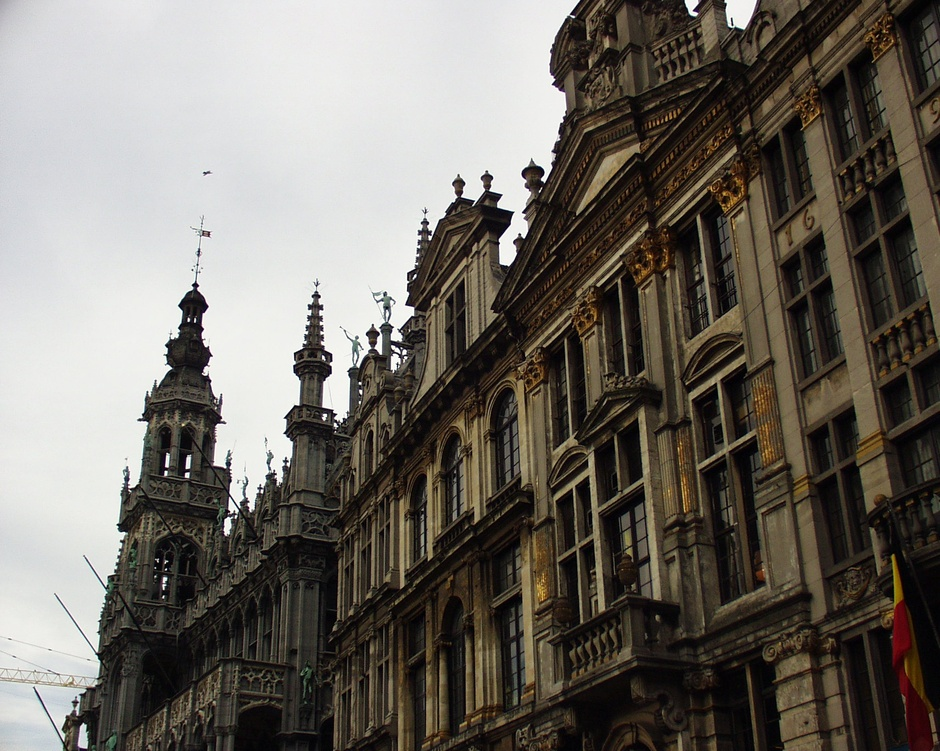
#> input picture inputs/Brussels/0.jpg, 940 x 751 px, shrunk from 1712 x 1368 before the run; the run also reads 1 picture not shown here
$ python main.py --input_dir inputs/Brussels
#> lines starting #> are read from the running program, lines starting #| are printed output that depends on the picture
import argparse
import logging
import cv2
import numpy as np
import os
import sys
import warnings


class Stitcher():
    def __init__(self, args):
        """
        image_dir: 'directory' containing all images
        key_image_path: 'dir/name.jpg' of the base image
        output_dir: 'directory' where to save output images
        """
        self.input_dir = args.input_dir

        if args.sequence is None:
            logging.info("No sequence given. Auto computing will be used")
            try:
                self.image_files = os.listdir(self.input_dir)
            except:
                logging.error(f"Unable to open directory: {self.input_dir}")
                sys.exit(-1)
            self.auto_sequence = True
        else:
            logging.info(f"We got a sequence {args.sequence}")
            self.image_files = args.sequence.split(',')
            self.image_files = [image_file+'.jpg' for image_file in self.image_files]
            self.auto_sequence = False
        self.image_paths = list(map(lambda x: os.path.join(self.input_dir, x), self.image_files))

        if not args.sequence is None:
            logging.info(f"Key image is the first element of sequence {self.image_files[0]}")
            self.key_image_path = self.image_paths[0]
        elif args.key_image:
            logging.info(f"Key image given by the user {args.key_image+'.jpg'}")
            self.key_image_path = os.path.join(self.input_dir,args.key_image+'.jpg')
        else:
            logging.info(f"No key image was given. Auto computing")
            self.key_image_file = str(self.find_anchor_img(self.image_paths)) + '.jpg'
#> in find_anchor_img, `count = len(imgs)`: count = 2
#> the loop in find_anchor_img, `for i in imgs:` made 2 passes
#> after the loop in find_anchor_img, `for i in imgs:`: dscs_list = 2 items
#> after the loop in find_anchor_img, `for i in range(count):`: score = [152858.5, 138992.6]
#> self.key_image_file = '1.jpg'
            self.key_image_path = os.path.join(self.input_dir, self.key_image_file)

        self.image_paths = list(filter(lambda x: x != self.key_image_path, self.image_paths))
#> self.image_paths = ['inputs/Brussels/0.jpg']
        base_img_rgb = cv2.imread(self.key_image_path)

        if base_img_rgb is None:
            raise IOError(f"{self.key_image_path} doesn't exist")
        logging.info("Starting stitching...")
        self.final_img = self.stitch_images(base_img_rgb)
#> in stitch_images, `base_img = cv2.cvtColor(base_img_rgb, cv2.COLOR_RGB2GRAY)`:
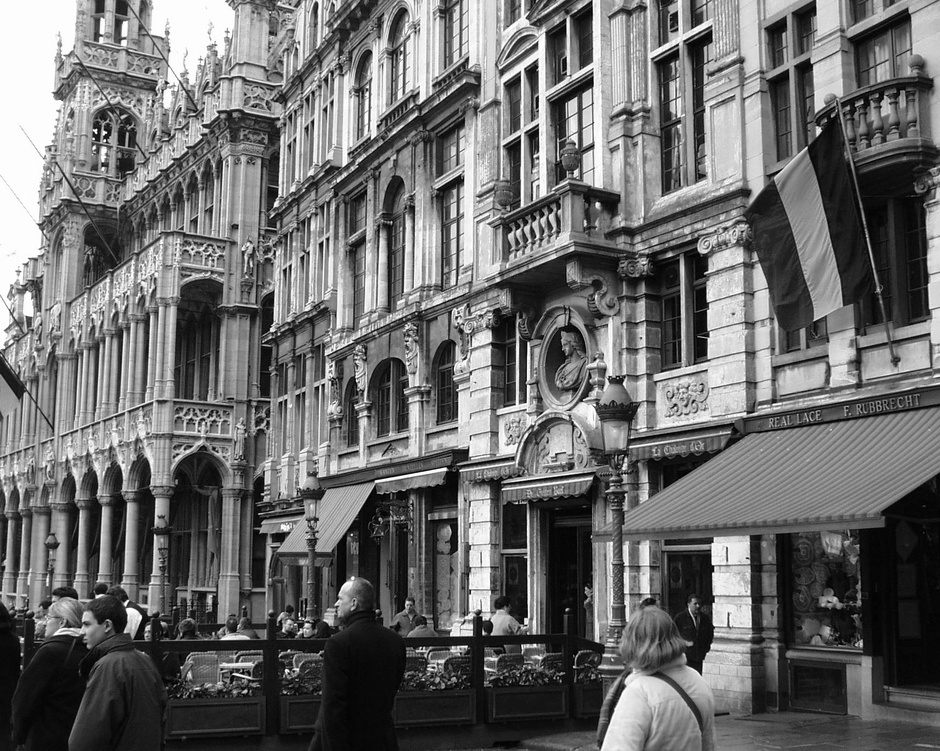
#> base_img: shape (751, 940); min 0, max 255, mean 107.9
#> in stitch_images, `base_features, base_descs = detector.detectAndCompute(base_img, None)`: base_features = 8171 keypoints; strongest (x, y, size): (287, 671, 2.7), (104, 133, 3.2), (125, 604, 2.7), (445, 469, 2.7)

    def find_anchor_img(self, dir_list):
        imgs = []
        for i in dir_list:
            imgs.append(cv2.imread(i))
        count = len(imgs)
        score = list(range(count))
        dscs_list = []

        for i in imgs:
            detector = cv2.xfeatures2d.SIFT_create()
            kps, dscs = detector.detectAndCompute(i, None)
            dscs_list.append(dscs)

        flann_params = dict(algorithm=1,
                            trees=5)
        matcher = cv2.FlannBasedMatcher(flann_params, {})
        logging.info('Looking for anchor images... ')
        for i in range(count):
            for j in range(count):
                if i == j:
                    continue
                matches = matcher.knnMatch(dscs_list[j], trainDescriptors=dscs_list[i], k=2)
                matches = self.filter_matches(matches)
                score[i] += self.image_ditance(matches)
        logging.info("Found Anchor image: " + str(score.index(min(score))))
        return score.index(min(score))

    def filter_matches(self, matches, k=2, ratio=0.75):
        filtered_matches = []
        for m in matches:
            if len(m) == k and m[0].distance < m[1].distance * ratio:
                filtered_matches.append(m[0])
        return filtered_matches

    def image_ditance(self, matches):
        distances = [match.distance for match in matches]
        return sum(distances)

    def compute_image_features(self, detector, matcher, base_descs, base_features, next_img):
        logging.debug("Finding points...")

        # Find points in the next frame
        next_features, next_descs = detector.detectAndCompute(next_img, None)

        matches = matcher.knnMatch(next_descs, trainDescriptors=base_descs, k=2)

        logging.debug("Match Count: ", len(matches))

        matches_subset = self.filter_matches(matches)

        logging.debug("Filtered Match Count: ", len(matches_subset))

        distance = self.image_ditance(matches_subset)

        logging.debug("Distance from Key Image: ", distance)

        averagePointDistance = distance / float(len(matches_subset))

        logging.debug("Average Distance: ", averagePointDistance)

        kp1 = []
        kp2 = []

        for match in matches_subset:
            kp1.append(base_features[match.trainIdx])
            kp2.append(next_features[match.queryIdx])

        p1 = np.array([k.pt for k in kp1])
        p2 = np.array([k.pt for k in kp2])

        H, status = cv2.findHomography(p1, p2, cv2.RANSAC, 5.0)
        logging.debug(f'{np.sum(status)} / {len(status)}  inliers/matched')

        inlierRatio = float(np.sum(status)) / float(len(status))

        return H, inlierRatio, averagePointDistance, next_features, next_descs, matches_subset

    def find_next_image(self, detector, matcher, base_descs, base_features):
        closest_image = None
        # Find the best next image from the remaining images
        for next_img_path in list(self.image_paths):

            logging.debug("Reading %s..." % next_img_path)

            # Read in the next image...
            next_img_rgb = cv2.imread(next_img_path)
            next_img = cv2.cvtColor(next_img_rgb, cv2.COLOR_BGR2GRAY)

            H, inlierRatio, averagePointDistance, next_features, next_descs, matches_subset = self.compute_image_features(
                detector, matcher, base_descs, base_features, next_img)

            # if ( closest_image == None or averagePointDistance < closest_image['dist'] ):
            if closest_image is None or inlierRatio > closest_image['inliers']:
                closest_image = {}
                closest_image['h'] = H
                closest_image['inliers'] = inlierRatio
                closest_image['dist'] = averagePointDistance
                closest_image['path'] = next_img_path
                closest_image['rgb'] = next_img_rgb
                closest_image['img'] = next_img
                closest_image['feat'] = next_features
                closest_image['desc'] = next_descs
                closest_image['match'] = matches_subset

        return closest_image

    def warpTwoImages(self, img1, img2, H):
        '''warp img2 to img1 with homograph H'''
        h1, w1 = img1.shape[:2]
        h2, w2 = img2.shape[:2]
        pts1 = np.float32([[0, 0], [0, h1], [w1, h1], [w1, 0]]).reshape(-1, 1, 2)
        pts2 = np.float32([[0, 0], [0, h2], [w2, h2], [w2, 0]]).reshape(-1, 1, 2)
        pts2_ = cv2.perspectiveTransform(pts2, H)
        pts = np.concatenate((pts1, pts2_), axis=0)
        [xmin, ymin] = np.int32(pts.min(axis=0).ravel() - 0.5)
        [xmax, ymax] = np.int32(pts.max(axis=0).ravel() + 0.5)
        Ht = np.array([[1, 0, -xmin], [0, 1, -ymin], [0, 0, 1]])  # translate

        result = cv2.warpPerspective(img2, Ht.dot(H), (xmax - xmin, ymax - ymin))
        result[-ymin:-ymin + h1, -xmin:-xmin + w1] = img1
        return result

    def crop(self, img):
        x = np.nonzero(img)
        yy = x[0]
        xx = x[1]
        minX = np.min(xx)
        maxX = np.max(xx)
        minY = np.min(yy)
        maxY = np.max(yy)
        return img[minY:maxY, minX:maxX]

    def stitch_images(self, base_img_rgb):

        if len(list(self.image_paths)) < 1:
            return base_img_rgb
        base_img = cv2.cvtColor(base_img_rgb, cv2.COLOR_RGB2GRAY)

        # Use the SIFT feature detector
        detector = cv2.xfeatures2d.SIFT_create()

        # Find key points in base image for motion estimation
        base_features, base_descs = detector.detectAndCompute(base_img, None)

        # Parameters for nearest-neighbor matching
        FLANN_INDEX_KDTREE = 1  # bug: flann enums are missing
        flann_params = dict(algorithm=FLANN_INDEX_KDTREE,
                            trees=5)
        matcher = cv2.FlannBasedMatcher(flann_params, {})

        logging.debug("Iterating through next images...")

        if self.auto_sequence:
            closest_image = self.find_next_image(detector=detector, matcher=matcher, base_descs=base_descs,
                                                 base_features=base_features)
#> in find_next_image, next_img_rgb is the input picture: shape (751, 940, 3); mean B, G, R 99.1, 106.4, 111.6
#> in find_next_image, `next_img = cv2.cvtColor(next_img_rgb, cv2.COLOR_BGR2GRAY)`:
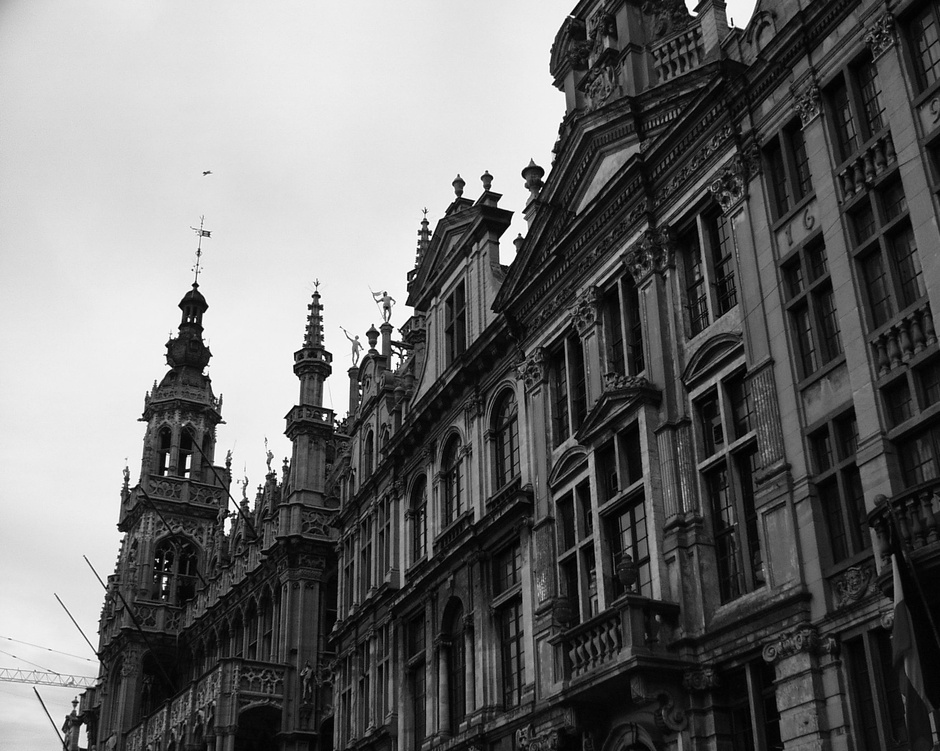
#> next_img: shape (751, 940); min 0, max 255, mean 107.1
#> in compute_image_features, `next_features, next_descs = detector.detectAndCompute(next_img, None)`: next_features = 5343 keypoints; strongest (x, y, size): (187, 475, 3.4), (360, 383, 1.9), (189, 320, 2.1), (415, 276, 2)
#> in compute_image_features, `matches = matcher.knnMatch(next_descs, trainDescriptors=base_descs, k=2)`: matches = 5343 matches
#> after the loop in filter_matches (call 3), `for m in matches:`: filtered_matches = 970 matches
#> in compute_image_features, `distance = self.image_ditance(matches_subset)`: distance = 139490.8
#> in compute_image_features, `averagePointDistance = distance / float(len(matches_subset))`: averagePointDistance = 143.8
#> after the loop in compute_image_features, `for match in matches_subset:`: kp1 = 970 keypoints; strongest (x, y, size): (97, 597, 2.8), (483, 633, 2.5), (456, 318, 1.9), (327, 239, 2.6); kp2 = 970 keypoints; strongest (x, y, size): (189, 320, 2.1), (459, 184, 8.2), (225, 467, 2.1), (260, 488, 2.6)
#> in compute_image_features, `p1 = np.array([k.pt for k in kp1])`: p1 = 970 pairs, first value 16.57 to 931.6, second value 6.51 to 714.9
#> in compute_image_features, `p2 = np.array([k.pt for k in kp2])`: p2 = 970 pairs, first value 71.66 to 937, second value 12 to 746.3
#> in compute_image_features, `H, status = cv2.findHomography(p1, p2, cv2.RANSAC, 5.0)`: H = [[0.943, -0.0571, 70.41], [-0.0485, 0.84, 440.6], [-2.15e-05, -0.000197, 1]]; status = 970 values, max 1 at index 0, min 0 at index 11, mean 0.884
#> in compute_image_features, `inlierRatio = float(np.sum(status)) / float(len(status))`: inlierRatio = 0.884
#> in find_next_image, `H, inlierRatio, averagePointDistance, next_features, next_descs, match..`: averagePointDistance = 143.8; matches_subset = 970 matches
        else:
            next_img_path = self.image_paths.pop()
            next_img_rgb = cv2.imread(next_img_path)
            next_img = cv2.cvtColor(next_img_rgb, cv2.COLOR_BGR2GRAY)

            H, inlierRatio, averagePointDistance, next_features, next_descs, matches_subset = \
                self.compute_image_features(detector=detector, matcher=matcher, base_descs=base_descs,base_features=base_features, next_img=next_img)
            closest_image = {}
            closest_image['h'] = H
            closest_image['inliers'] = inlierRatio
            closest_image['dist'] = averagePointDistance
            closest_image['path'] = next_img_path
            closest_image['rgb'] = next_img_rgb
            closest_image['img'] = next_img
            closest_image['feat'] = next_features
            closest_image['desc'] = next_descs
            closest_image['match'] = matches_subset

        logging.debug("Closest Image: ", closest_image['path'])
        logging.debug("Closest Image Ratio: ", closest_image['inliers'])
        self.image_paths = list(filter(lambda x: x != closest_image['path'], self.image_paths))
        H = closest_image['h']
        # Warp the new image given the homography from the old image
        final_img = self.warpTwoImages(closest_image['rgb'], base_img_rgb, H)
        final_img = self.crop(final_img)
        return self.stitch_images(final_img)


if __name__ == '__main__':
    parser = argparse.ArgumentParser()
    parser.add_argument('--input_dir', type=str, required=True, help='Directory containing the images')
    parser.add_argument('--output_dir', type=str, default='results', help='Path to save the ouput')
    parser.add_argument('--sequence', type=str, required=False,
                        help='Sequence of the images to process. If not given, the code tries to compute it '
                             'automatically')
    parser.add_argument('--key_image', type=str, required=False,
                        help='File name of the key image to start stitching with. If not given, the code tries to '
                             'compute it automatically.')
    args = parser.parse_args()

    logging.basicConfig(level=logging.INFO)
    stitcher = Stitcher(args)
#> in stitch_images, `closest_image = self.find_next_image(detector=detector, matcher=matche..`: closest_image = 9 items
#> in stitch_images, `self.image_paths = list(filter(lambda x: x != closest_image['path'], s..`: self.image_paths = []
#> in warpTwoImages, `pts2_ = cv2.perspectiveTransform(pts2, H)`: pts2_ = [[70.41, 440.6], [32.32, 1257.8], [1099.1, 1233.6], [976.6, 403.1]]
#> in warpTwoImages, `pts = np.concatenate((pts1, pts2_), axis=0)`: pts = [[0, 0], [0, 751], [940, 751], [940, 0], [70.41, 440.6], [32.32, 1257.8], [1099.1, 1233.6], [976.6, 403.1]]
#> in warpTwoImages, `[xmin, ymin] = np.int32(pts.min(axis=0).ravel() - 0.5)`: xmin = 0
#> in warpTwoImages, `[xmax, ymax] = np.int32(pts.max(axis=0).ravel() + 0.5)`: xmax = 1099; ymax = 1258
#> in warpTwoImages, `Ht = np.array([[1, 0, -xmin], [0, 1, -ymin], [0, 0, 1]])`: Ht = [[1, 0, 0], [0, 1, 0], [0, 0, 1]]
#> in warpTwoImages, `result = cv2.warpPerspective(img2, Ht.dot(H), (xmax - xmin, ymax - ymi..`:
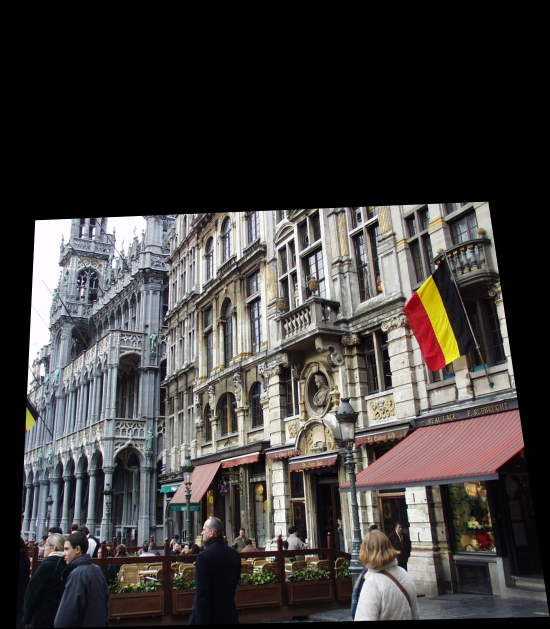
#> result: shape (1258, 1099, 3) (shown at 1/2 size); mean B, G, R 59.6, 61.2, 64.3
#> in warpTwoImages, `result[-ymin:-ymin + h1, -xmin:-xmin + w1] = img1`:
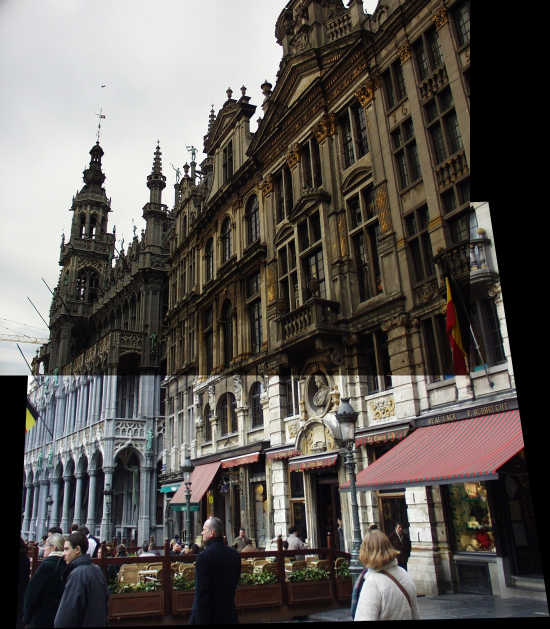
#> result: shape (1258, 1099, 3) (shown at 1/2 size); mean B, G, R 83.4, 87.9, 92.7
#> in crop, `minX = np.min(xx)`: minX = 0
#> in crop, `maxX = np.max(xx)`: maxX = 1098
#> in crop, `minY = np.min(yy)`: minY = 0
#> in crop, `maxY = np.max(yy)`: maxY = 1257
#> in crop, `return img[minY:maxY, minX:maxX]`:
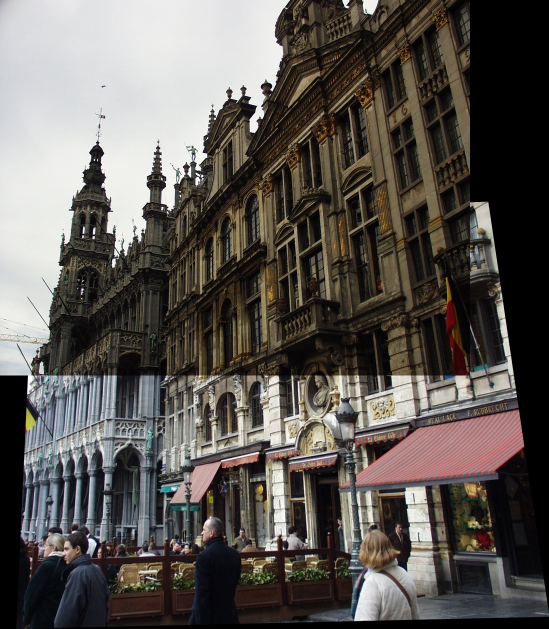
#> returned value: shape (1257, 1098, 3) (shown at 1/2 size); mean of channels 0, 1, 2 83.6, 88, 92.9; drawn as B, G, R
    final_img = stitcher.final_img
    final_img = stitcher.crop(final_img)
#> in crop (call 2), `maxX = np.max(xx)`: maxX = 1097
#> in crop (call 2), `maxY = np.max(yy)`: maxY = 1256
#> in crop (call 2), `return img[minY:maxY, minX:maxX]`:
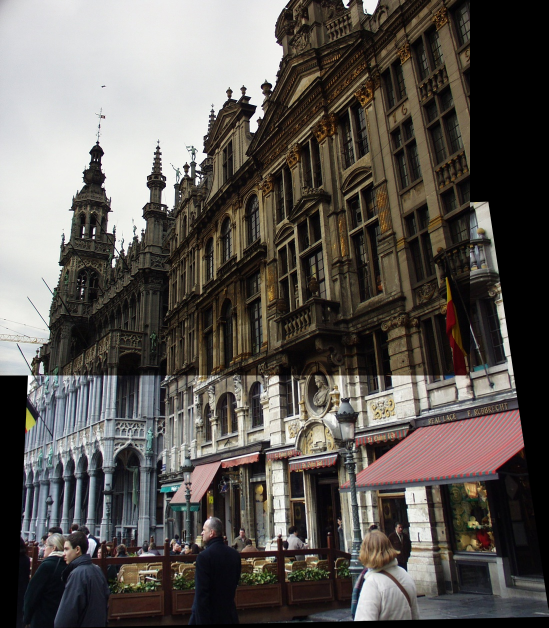
#> returned value: shape (1256, 1097, 3) (shown at 1/2 size); mean of channels 0, 1, 2 83.7, 88.2, 93; drawn as B, G, R
    args.input_dir = args.input_dir[:-1] if args.input_dir[-1]=='/' else args.input_dir
    output_path = os.path.join(args.output_dir,os.path.split(args.input_dir)[-1]+'.jpg')
    cv2.imwrite(output_path,final_img)
